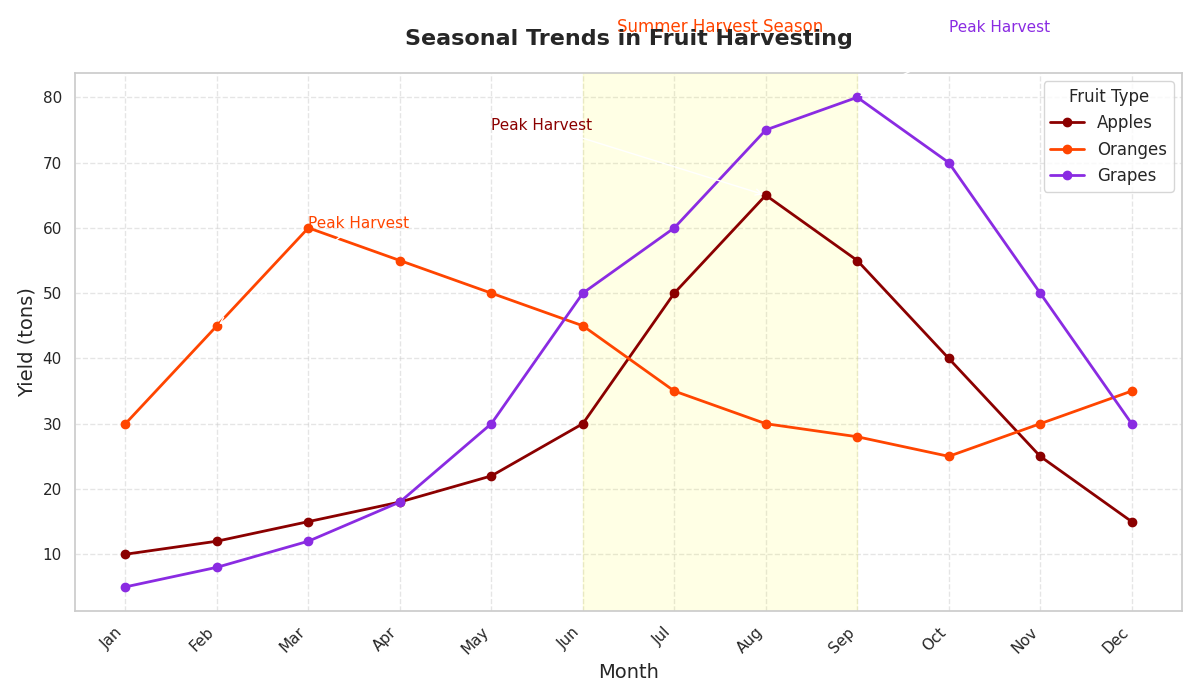

The script that drew this image:
import matplotlib.pyplot as plt
import numpy as np

months = np.arange(1, 13)
month_names = ['Jan', 'Feb', 'Mar', 'Apr', 'May', 'Jun', 
               'Jul', 'Aug', 'Sep', 'Oct', 'Nov', 'Dec']

apples_yield = [10, 12, 15, 18, 22, 30, 50, 65, 55, 40, 25, 15]
oranges_yield = [30, 45, 60, 55, 50, 45, 35, 30, 28, 25, 30, 35]
grapes_yield = [5, 8, 12, 18, 30, 50, 60, 75, 80, 70, 50, 30]

fig, ax = plt.subplots(figsize=(12, 7))

ax.plot(months, apples_yield, marker='o', linestyle='-', color='#8B0000', label='Apples', linewidth=2)
ax.plot(months, oranges_yield, marker='o', linestyle='-', color='#FF4500', label='Oranges', linewidth=2)
ax.plot(months, grapes_yield, marker='o', linestyle='-', color='#8A2BE2', label='Grapes', linewidth=2)

ax.set_title("Seasonal Trends in Fruit Harvesting", fontsize=16, fontweight='bold', pad=20)
ax.set_xlabel('Month', fontsize=14)
ax.set_ylabel('Yield (tons)', fontsize=14)
ax.set_xticks(months)
ax.set_xticklabels(month_names, rotation=45, ha='right')

ax.legend(loc='upper right', title="Fruit Type", fontsize=12)
ax.grid(linestyle='--', alpha=0.5)

ax.annotate('Peak Harvest', xy=(8, 65), xytext=(5, 75),
            arrowprops=dict(facecolor='black', arrowstyle='->'),
            fontsize=11, color='#8B0000')
ax.annotate('Peak Harvest', xy=(2, 45), xytext=(3, 60),
            arrowprops=dict(facecolor='black', arrowstyle='->'),
            fontsize=11, color='#FF4500')
ax.annotate('Peak Harvest', xy=(9, 80), xytext=(10, 90),
            arrowprops=dict(facecolor='black', arrowstyle='->'),
            fontsize=11, color='#8A2BE2')

ax.axvspan(6, 9, color='yellow', alpha=0.1)
ax.text(7.5, 90, 'Summer Harvest Season', fontsize=12, color='#FF4500', ha='center')

plt.tight_layout()
plt.show()
